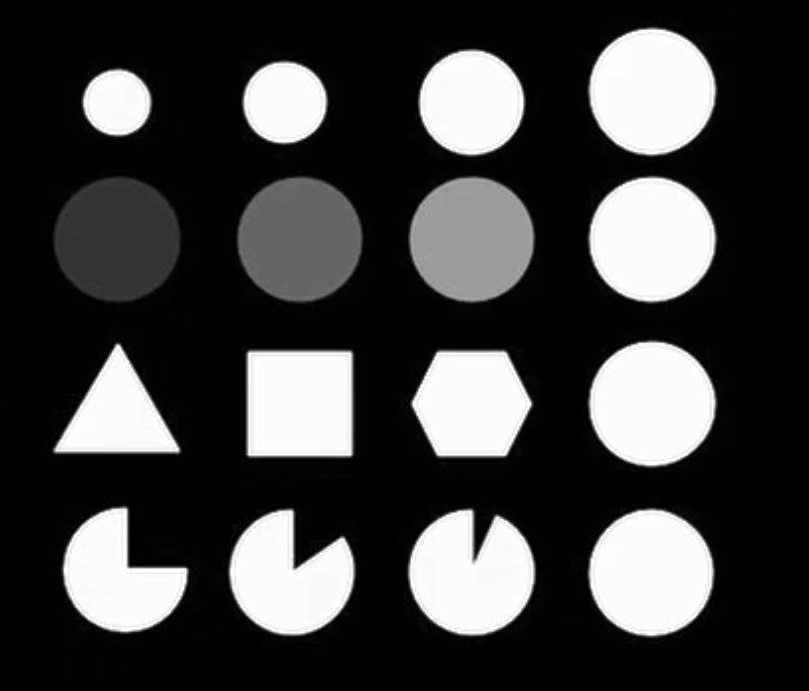
#> input picture lab5/pics_Lab5/testImg.jpg, 809 x 691 px, found by its file name
$ python Scale_Invariant_Transform_Algorithm.py
#> lines starting #> are read from the running program, lines starting #| are printed output that depends on the picture; after the words box and inside, x2 and y2 are one past the last pixel; in counts of white or black regions, pixels touching at a corner belong together
import cv2 as cv
import sys
import os
import numpy as np
image_path = r"H:\Image_analy\Sensor_techno\lab5\pics_Lab5\testImg.jpg"
image_path1 = r"H:\Image_analy\Sensor_techno\lab5\pics_Lab5\classB\b2.tiff"
image_path2 = r"H:\Image_analy\Sensor_techno\lab5\pics_Lab5\classB\b3.tiff"

if not os.path.exists(image_path):

    sys.exit(f"Error: File not found at {image_path}")

img0 = cv.imread(image_path, cv.IMREAD_GRAYSCALE)
#> img0 is the input picture: shape (691, 809); min 0, max 255, mean 64.7
img1 = cv.imread(image_path1, cv.IMREAD_GRAYSCALE)
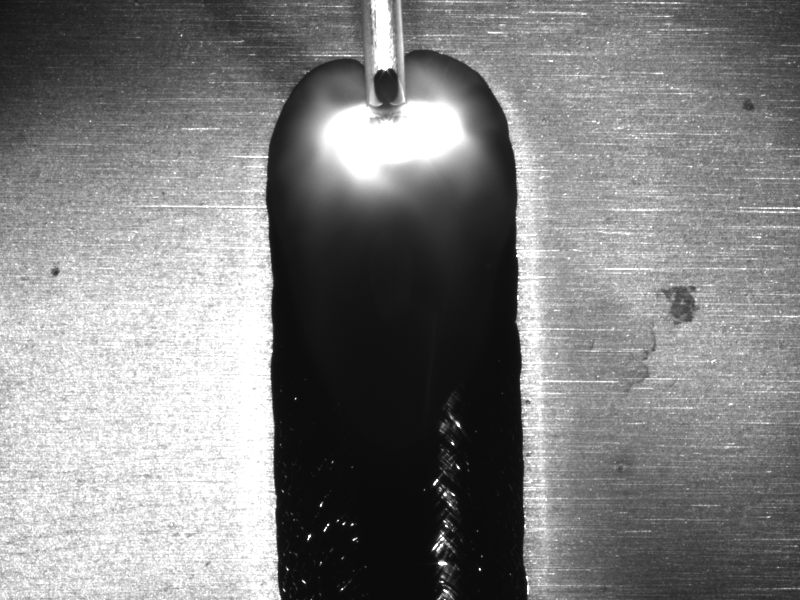
#> input picture lab5/pics_Lab5/classB/b2.tiff, 800 x 600 px, found by its file name
#> img1 is the input picture: shape (600, 800); min 10, max 255, mean 128.5
img2 = cv.imread(image_path2, cv.IMREAD_GRAYSCALE)
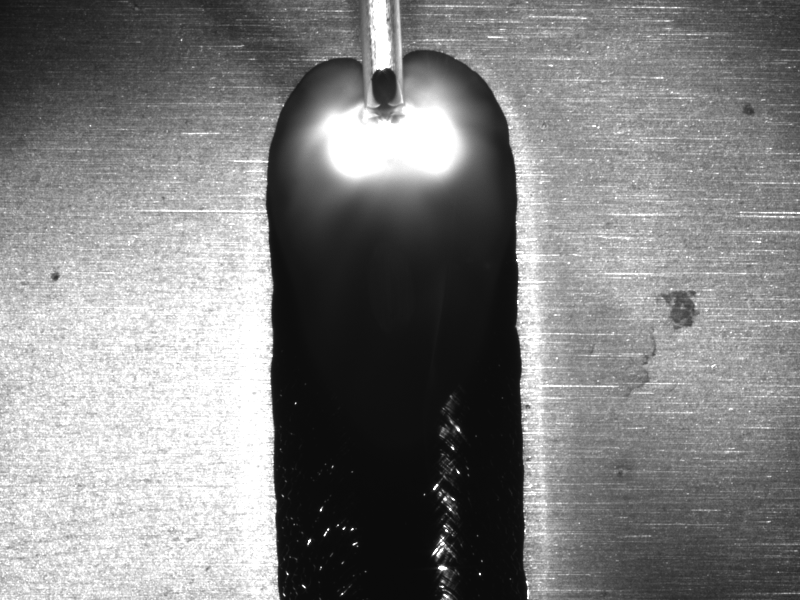
#> input picture lab5/pics_Lab5/classB/b3.tiff, 800 x 600 px, found by its file name
#> img2 is the input picture: shape (600, 800); min 10, max 255, mean 128.8

class_A =[img0,img1,img2]

for i in class_A:
    if i is None:
        sys.exit("Error: Could not read the image file.")
#> this loop made 3 passes

def resize_image(image, scale_percent):
    width = int(image.shape[1] * scale_percent / 100)
    height = int(image.shape[0] * scale_percent / 100)
    dimensions = (width, height)
    return cv.resize(image, dimensions, interpolation=cv.INTER_AREA)


ksize = (9,9)
kernel =cv.getStructuringElement(cv.MORPH_CROSS,ksize)

# Create SIFT object
sift = cv.SIFT_create()

for img in class_A:

    # [9 lines of commented-out code are left out]

    _, tresh = cv.threshold(img, 100, 230, cv.THRESH_BINARY_INV)
    cv.imshow("idk",tresh)
    cv.waitKey(0)
    keypoints = sift.detect(tresh, None)# Detect keypoints

    # Draw keypoints on the image
    output_img = cv.drawKeypoints(img, keypoints, None, flags=cv.DRAW_MATCHES_FLAGS_DRAW_RICH_KEYPOINTS)

    # Display the image with keypoints
    cv.imshow(f"Keypoints ", output_img)
    cv.waitKey(0)
#> this loop made 3 passes
#> pass 1, `_, tresh = cv.threshold(img, 100, 230, cv.THRESH_BINARY_INV)`:
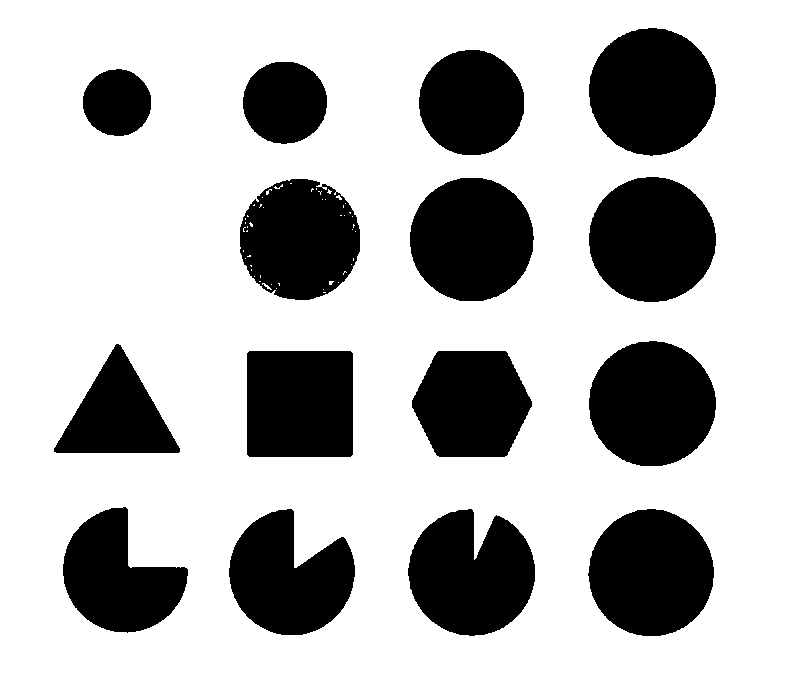
#> tresh: shape (691, 809); values 0 (black) and 230 (white), 72.8% white; 15 black regions, largest, box (x1, y1, x2, y2) and area: (589, 28, 716, 156) 12631, (589, 177, 716, 302) 12461, (589, 341, 716, 466) 12460
#> pass 1, `output_img = cv.drawKeypoints(img, keypoints, None, flags=cv.DRAW_MATC..`:
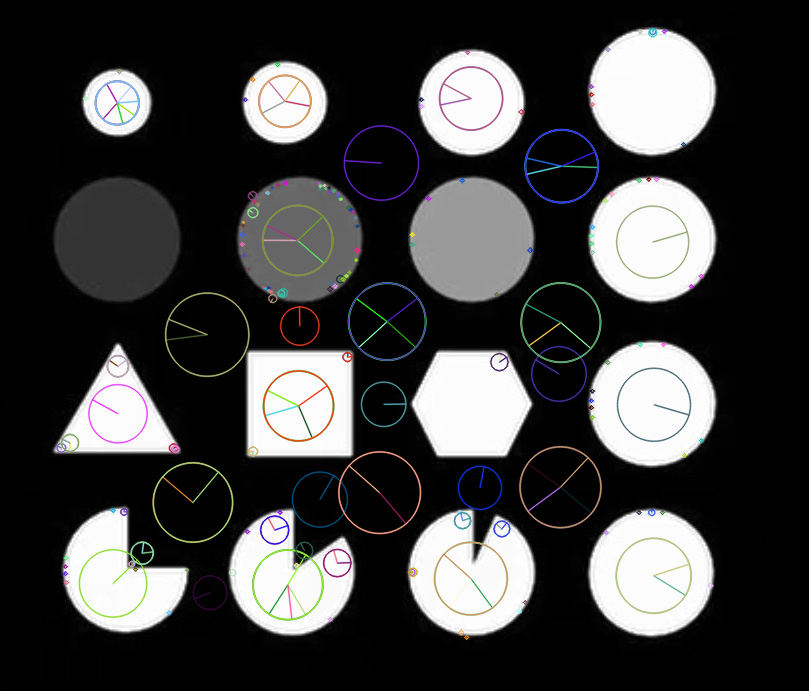
#> output_img: shape (691, 809, 3); mean of channels 0, 1, 2 64.7, 64.8, 64.9; drawn as B, G, R
#> pass 2, `_, tresh = cv.threshold(img, 100, 230, cv.THRESH_BINARY_INV)`:
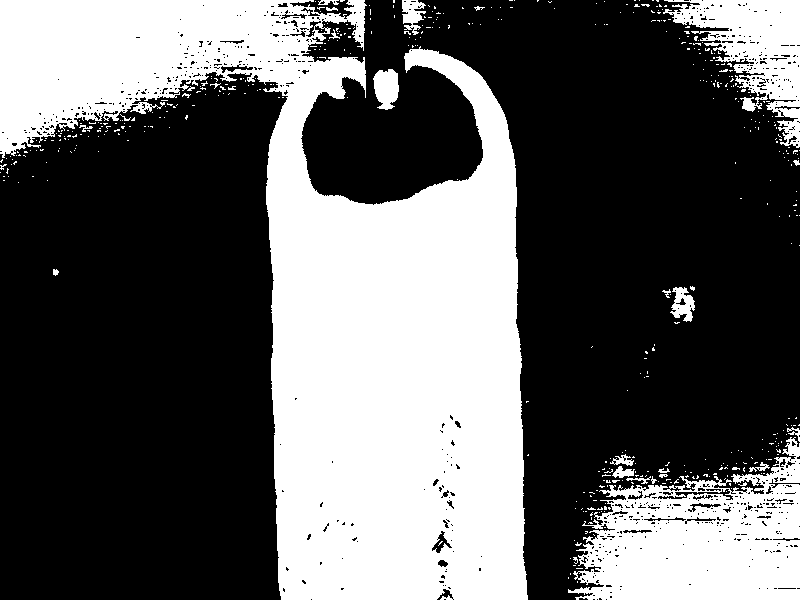
#> tresh: shape (600, 800); values 0 (black) and 230 (white), 37.3% white; 484 white regions (458 under 20 px), largest, box (x1, y1, x2, y2) and area: (0, 0, 528, 600) 143077, (568, 437, 800, 600) 23019, (663, 0, 800, 148) 8763
#> pass 2, `output_img = cv.drawKeypoints(img, keypoints, None, flags=cv.DRAW_MATC..`:
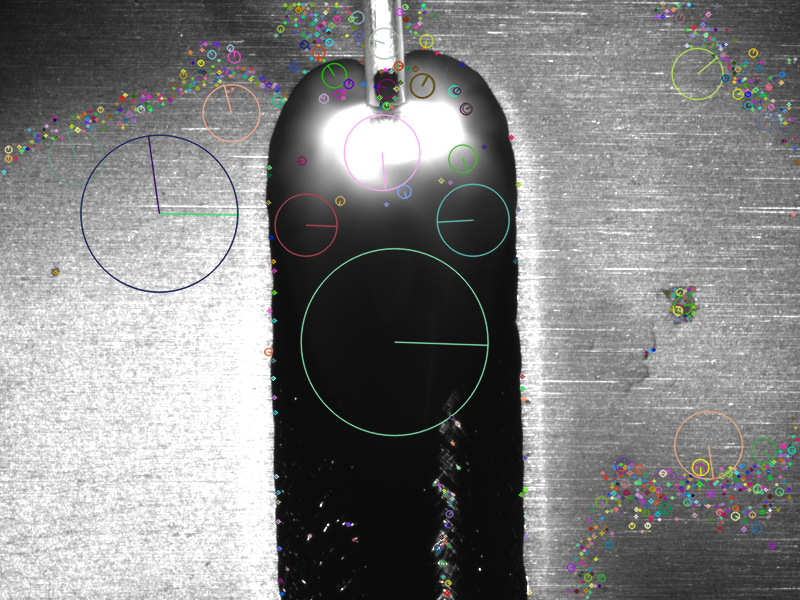
#> output_img: shape (600, 800, 3); mean of channels 0, 1, 2 129.1, 129.5, 129.3; drawn as B, G, R
#> after the loop:
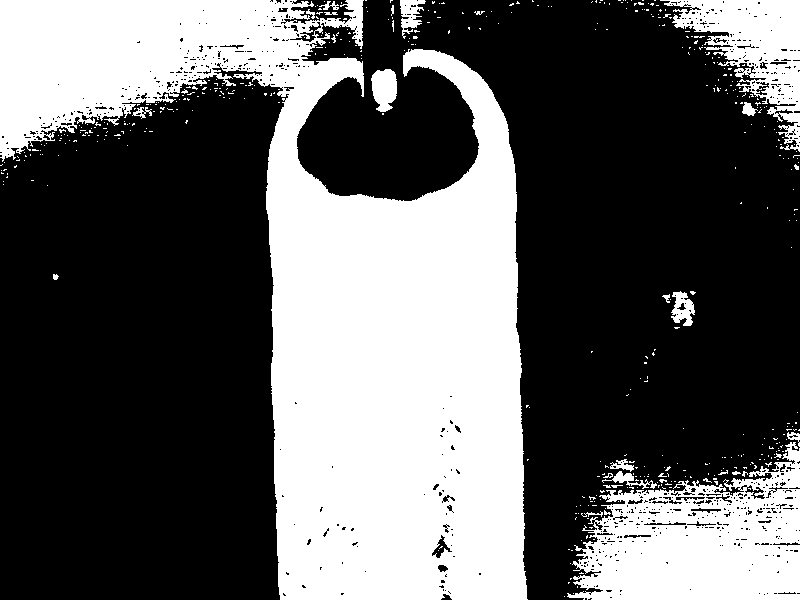
#> tresh: shape (600, 800); values 0 (black) and 230 (white), 37.3% white; 470 white regions (444 under 20 px), largest, box (x1, y1, x2, y2) and area: (0, 0, 528, 600) 143246, (567, 442, 800, 600) 22708, (660, 0, 800, 152) 8595

cv.destroyAllWindows()
